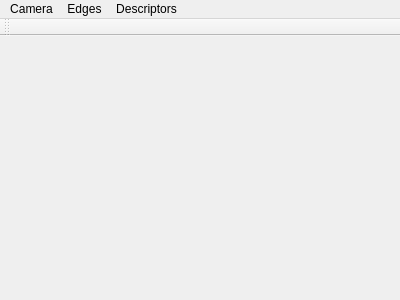
<?xml version="1.0" encoding="UTF-8"?>
<ui version="4.0">
 <class>MainWindow</class>
 <widget class="QMainWindow" name="MainWindow">
  <property name="geometry">
   <rect>
    <x>0</x>
    <y>0</y>
    <width>400</width>
    <height>300</height>
   </rect>
  </property>
  <property name="windowTitle">
   <string>MainWindow</string>
  </property>
  <widget class="QWidget" name="centralWidget">
   <layout class="QGridLayout" name="gridLayout">
    <item row="0" column="0">
     <widget class="QLabel" name="lvideoDisplay">
      <property name="text">
       <string/>
      </property>
     </widget>
    </item>
   </layout>
  </widget>
  <widget class="QMenuBar" name="menuBar">
   <property name="geometry">
    <rect>
     <x>0</x>
     <y>0</y>
     <width>400</width>
     <height>25</height>
    </rect>
   </property>
   <widget class="QMenu" name="menuCamera">
    <property name="title">
     <string>Camera</string>
    </property>
    <addaction name="actionStart"/>
   </widget>
   <widget class="QMenu" name="menuFunctions">
    <property name="title">
     <string>Edges</string>
    </property>
    <addaction name="actionCanny"/>
    <addaction name="actionSobel"/>
   </widget>
   <widget class="QMenu" name="menuDescriptors">
    <property name="title">
     <string>Descriptors</string>
    </property>
    <addaction name="actionHarris"/>
    <addaction name="actionSIFT"/>
    <addaction name="actionSURF"/>
   </widget>
   <addaction name="menuCamera"/>
   <addaction name="menuFunctions"/>
   <addaction name="menuDescriptors"/>
  </widget>
  <widget class="QToolBar" name="mainToolBar">
   <attribute name="toolBarArea">
    <enum>TopToolBarArea</enum>
   </attribute>
   <attribute name="toolBarBreak">
    <bool>false</bool>
   </attribute>
  </widget>
  <action name="actionStart">
   <property name="text">
    <string>Start</string>
   </property>
  </action>
  <action name="actionCanny">
   <property name="text">
    <string>Canny</string>
   </property>
  </action>
  <action name="actionSobel">
   <property name="text">
    <string>Sobel</string>
   </property>
  </action>
  <action name="actionHarris">
   <property name="text">
    <string>Harris</string>
   </property>
  </action>
  <action name="actionSIFT">
   <property name="text">
    <string>SIFT</string>
   </property>
  </action>
  <action name="actionSURF">
   <property name="text">
    <string>SURF</string>
   </property>
  </action>
 </widget>
 <layoutdefault spacing="6" margin="11"/>
 <resources/>
 <connections/>
</ui>
